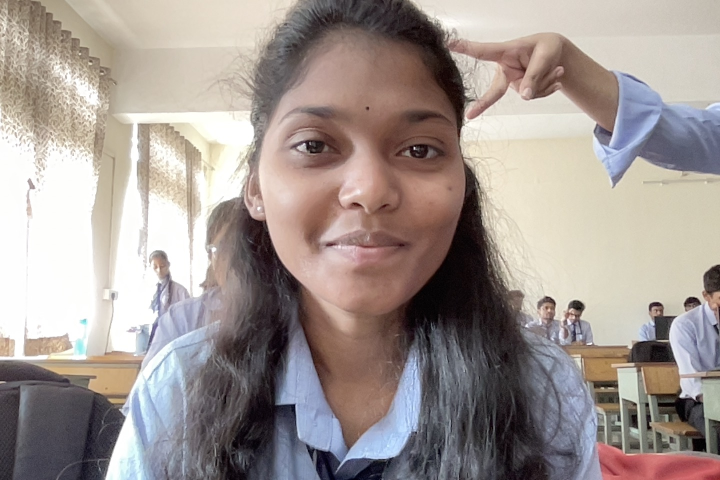
#> input picture smart-virtual-classroom-face-recognition/test.jpg, 1440 x 960 px (shown at 1/2 size)
$ python -i recognition_service.py   (imports and definitions only)
#> lines starting #> are read from the running program, lines starting #| are printed output that depends on the picture
from flask import Flask, request, jsonify
import cv2
import numpy as np
import pickle
import os
from datetime import datetime
import requests  # to call your main backend attendance API

# [1 line not run here, left out]
model_path = 'models/lbph_model.yml'
label_map_path = 'models/label_map.pkl'

model = cv2.face.LBPHFaceRecognizer_create()
# [3 lines not run here, left out]

face_cascade = cv2.CascadeClassifier(cv2.data.haarcascades + 'haarcascade_frontalface_default.xml')

# Config: your main backend attendance endpoint
#BACKEND_ATTENDANCE_URL = 'http://<backend-host>/api/attendance/mark'  # change
BACKEND_ATTENDANCE_URL = "http://127.0.0.1:8000/api/attendance/mark"

def recognize_image(image_bytes, threshold=60):
    # image_bytes: raw bytes of image (BGR or grayscale)
    nparr = np.frombuffer(image_bytes, np.uint8)
    img = cv2.imdecode(nparr, cv2.IMREAD_COLOR)
    gray = cv2.cvtColor(img, cv2.COLOR_BGR2GRAY)
    faces = face_cascade.detectMultiScale(gray, 1.3, 5)
    if len(faces) == 0:
        return {'status': 'no_face'}

    # choose largest face
    x,y,w,h = max(faces, key=lambda f: f[2]*f[3])
    face_img = cv2.resize(gray[y:y+h, x:x+w], (200,200))
    label, confidence = model.predict(face_img)  # lower confidence = better match for LBPH
    # LBPH returns 'confidence' where lower is better; threshold tuned empirically
    if confidence < threshold:
        student_id = reverse_map.get(label)
        return {'status': 'recognized', 'student_id': student_id, 'confidence': float(confidence)}
    else:
        return {'status': 'unknown', 'confidence': float(confidence)}

# [22 lines that did not run here, left out]

# [2 lines not run here, left out]

>>> import cv2
>>> picture = cv2.imread('test.jpg', cv2.IMREAD_GRAYSCALE)
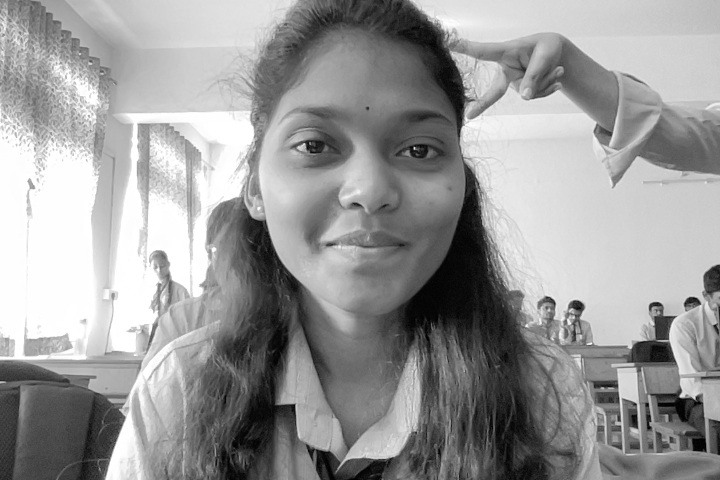
#> picture: shape (960, 1440) (shown at 1/2 size); min 0, max 255, mean 153.3
>>> result = recognize_image(picture)
#> (the run stopped early here; a loop or call above may not have finished)
